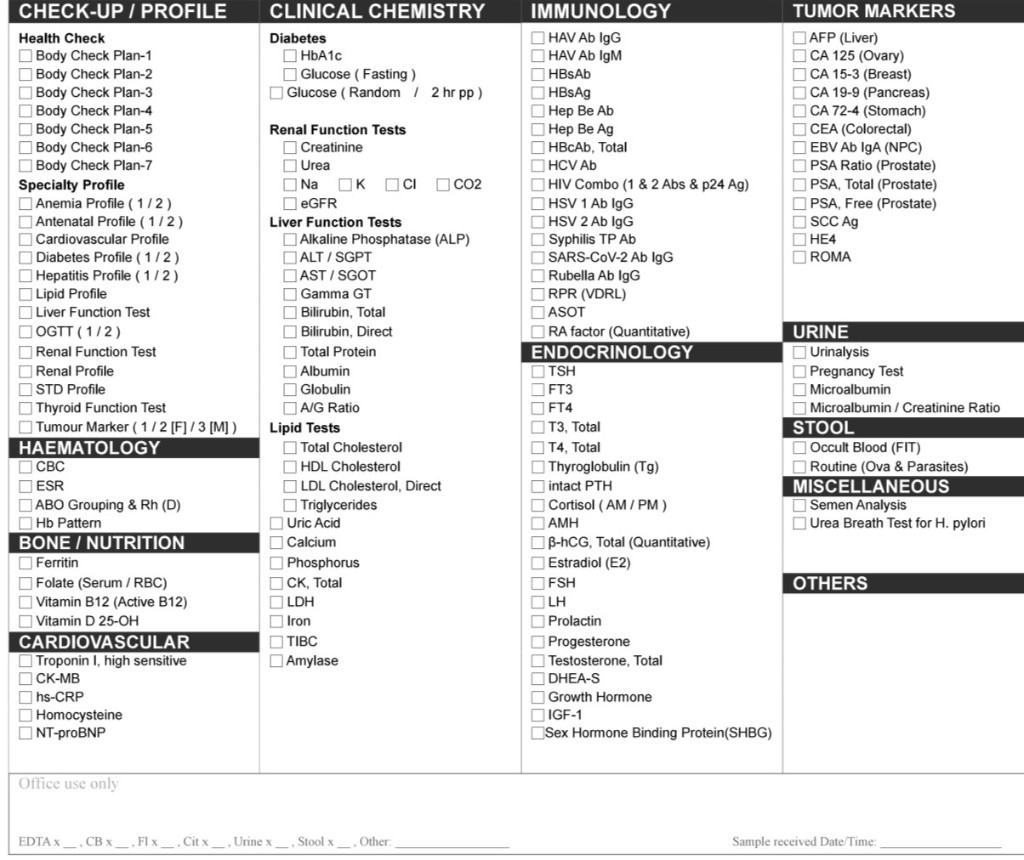
#> input picture block1/samples/lab_request_v0_blank.png, 1024 x 860 px
$ python crop_labform_pages.py ../block1/samples --out out.png
#> lines starting #> are read from the running program, lines starting #| are printed output that depends on the picture
#!/usr/bin/env python3
"""Crop the top of lab-form scans by **page-height ratio**, not DPI pixels.

Default: page is 29.5 cm tall, drop 10.5 cm → keep the bottom 19/29.5.
Works the same on small and large photos. Then check that
"Clinical Information" and a column header are still in the crop; if not,
the cut moves up.

    python3 -m pip install pillow numpy opencv-python-headless
    python3 crop_labform_pages.py /path/to/pages --out /path/to/cropped --debug
"""

from __future__ import annotations

import argparse
import json
from dataclasses import dataclass
from pathlib import Path

from PIL import Image, ImageDraw

SUFFIXES = {".png", ".jpg", ".jpeg", ".tif", ".tiff", ".bmp", ".webp"}
CM_PER_INCH = 2.54
PAGE_HEIGHT_CM = 29.5
DEFAULT_TOP_CM = 10.5

CLINICAL_PHRASES = ("Clinical Information", "CLINICAL INFORMATION", "INFORMATION")
HEADER_PHRASES = (
    "HAEMATOLOGY",
    "CHECK-UP",
    "PROFILE",
    "CLINICAL CHEMISTRY",
    "IMMUNOLOGY",
    "ENDOCRINOLOGY",
    "TUMOR MARKERS",
    "URINE",
)


@dataclass
class TokenHit:
    phrase: str
    score: float
    x: int
    y: int
    w: int
    h: int

    @property
    def y0(self) -> int:
        return self.y

    @property
    def y1(self) -> int:
        return self.y + self.h


def top_frac(top_cm: float, page_height_cm: float = PAGE_HEIGHT_CM) -> float:
    if page_height_cm <= 0:
        raise ValueError("page_height_cm must be positive")
    return float(top_cm) / float(page_height_cm)


def top_px_from_cm(
    height_px: int,
    top_cm: float,
    *,
    dpi: float | None = None,
    page_height_cm: float = PAGE_HEIGHT_CM,
) -> int:
    """Cut line in pixels. Default is a ratio of image height (photo-size safe).

    ``dpi`` is only used when the caller passes it explicitly. Embedded PNG
    dpi is ignored — it made 827px cuts on every 200-dpi file regardless of
    how tall the photo actually was.
    """
    if dpi and dpi > 1:
        return int(round(top_cm / CM_PER_INCH * dpi))
    return int(round(height_px * top_frac(top_cm, page_height_cm)))


def _cv2():
    import cv2
    import numpy as np

    return cv2, np


def locate_phrase(rgb, phrase: str, *, min_score: float = 0.38) -> TokenHit | None:
    """Best NCC of a Hershey rendering of ``phrase`` on an RGB page."""
    try:
        cv2, np = _cv2()
    except ImportError:
        return None
    arr = np.asarray(rgb)
    gray = cv2.cvtColor(arr, cv2.COLOR_RGB2GRAY) if arr.ndim == 3 else arr
    gh, gw = gray.shape[:2]
    if min(gh, gw) < 16:
        return None
    canvas = np.full((56, max(80, 18 * len(phrase) + 32)), 255, dtype=np.uint8)
    cv2.putText(canvas, phrase, (6, 38), cv2.FONT_HERSHEY_SIMPLEX, 0.72, 20, 1, cv2.LINE_AA)
    best: TokenHit | None = None
    for scale in (0.45, 0.6, 0.8, 1.0, 1.25, 1.6, 2.1):
        th, tw = max(10, int(canvas.shape[0] * scale)), max(16, int(canvas.shape[1] * scale))
        if th >= gh or tw >= gw:
            continue
        small = cv2.resize(canvas, (tw, th), interpolation=cv2.INTER_AREA)
        for work in (small, 255 - small):
            ncc = cv2.matchTemplate(
                gray.astype(np.float32), work.astype(np.float32), cv2.TM_CCOEFF_NORMED
            )
            if ncc.size == 0:
                continue
            score = float(ncc.max())
            if score < min_score:
                continue
            _, _, _, maxloc = cv2.minMaxLoc(ncc)
            hit = TokenHit(phrase=phrase, score=score, x=int(maxloc[0]), y=int(maxloc[1]), w=tw, h=th)
            if best is None or hit.score > best.score:
                best = hit
    return best


def locate_required(rgb) -> dict[str, TokenHit | None]:
    clinical = None
    for phrase in CLINICAL_PHRASES:
        hit = locate_phrase(rgb, phrase)
        if hit is not None and (clinical is None or hit.score > clinical.score):
            clinical = hit
    header = None
    for phrase in HEADER_PHRASES:
        hit = locate_phrase(rgb, phrase)
        if hit is not None and (header is None or hit.score > header.score):
            header = hit
    return {"clinical": clinical, "header": header}


def safe_top_px(hits: dict[str, TokenHit | None], *, pad: int = 8) -> int | None:
    """Highest cut that still keeps clinical-info + a column header intact."""
    keep: list[int] = []
    for key in ("clinical", "header"):
        hit = hits.get(key)
        if hit is not None:
            keep.append(max(0, hit.y0 - pad))
    if not keep:
        return None
    return min(keep)


def evaluate_crop(rgb_crop, *, min_score: float = 0.38) -> dict:
    hits = locate_required(rgb_crop)
    clinical = hits["clinical"]
    header = hits["header"]
    clinical_ok = clinical is not None and clinical.score >= min_score and clinical.y0 >= 0
    header_ok = header is not None and header.score >= min_score and header.y0 >= 0
    return {
        "clinical_information": clinical_ok,
        "column_headers": header_ok,
        "ok": bool(clinical_ok and header_ok),
        "clinical": None
        if clinical is None
        else {"phrase": clinical.phrase, "score": round(clinical.score, 3), "y": clinical.y0},
        "header": None
        if header is None
        else {"phrase": header.phrase, "score": round(header.score, 3), "y": header.y0},
    }


def plan_crop(
    im: Image.Image,
    *,
    top_cm: float = DEFAULT_TOP_CM,
    dpi: float | None = None,
    page_height_cm: float = PAGE_HEIGHT_CM,
    pad: int = 8,
) -> dict:
    w, h = im.size
    frac = top_frac(top_cm, page_height_cm)
    proposed = min(h - 1, max(0, top_px_from_cm(h, top_cm, dpi=dpi, page_height_cm=page_height_cm)))
    hits = locate_required(im)
    safe = safe_top_px(hits, pad=pad)
    y0 = proposed
    adjusted = False
    reason = "top_cm"
    if safe is not None and proposed > safe:
        y0 = safe
        adjusted = True
        reason = "pulled_up_to_keep_labels"
    crop = im.crop((0, y0, w, h))
    eval_after = evaluate_crop(crop)
    return {
        "proposed_top_px": proposed,
        "top_px": y0,
        "top_frac": round(frac, 4),
        "adjusted": adjusted,
        "reason": reason,
        "safe_top_px": safe,
        "page": [w, h],
        "eval": eval_after,
        "hits_before": {
            k: None
            if v is None
            else {"phrase": v.phrase, "score": round(v.score, 3), "y": v.y0}
            for k, v in hits.items()
        },
    }


def _draw_cut_guide(im: Image.Image, y0: int) -> Image.Image:
    """Full page with the discarded top washed red so it cannot look like the crop."""
    vis = im.copy().convert("RGBA")
    w, h = vis.size
    veil = Image.new("RGBA", (w, max(1, y0)), (220, 40, 40, 140))
    vis.paste(veil, (0, 0), veil)
    draw = ImageDraw.Draw(vis)
    draw.line((0, y0, w, y0), fill=(255, 128, 0, 255), width=8)
    draw.rectangle((0, y0, w - 1, h - 1), outline=(255, 128, 0, 255), width=6)
    caption = f"REMOVED {y0}px  |  KEEP below  |  crop is the other PNG, not this guide"
    draw.rectangle((8, 8, min(w - 8, 8 + 7 * len(caption)), 36), fill=(0, 0, 0, 180))
    draw.text((14, 14), caption, fill=(255, 255, 255, 255))
    return vis.convert("RGB")


def crop_one(
    path: Path,
    out_dir: Path,
    *,
    top_cm: float,
    dpi: float | None,
    page_height_cm: float,
    debug: bool,
) -> dict:
    im = Image.open(path).convert("RGB")
    plan = plan_crop(im, top_cm=top_cm, dpi=dpi, page_height_cm=page_height_cm)
    w, h = im.size
    y0 = int(plan["top_px"])
    cropped = im.crop((0, y0, w, h))
    if cropped.size[1] == h:
        raise RuntimeError(f"crop did not change height ({w}x{h}); top_px={y0}")
    dest = out_dir / f"{path.stem}.png"
    cropped.save(dest)
    if debug:
        (out_dir / "debug").mkdir(parents=True, exist_ok=True)
        _draw_cut_guide(im, y0).save(out_dir / "debug" / f"{path.stem}_GUIDE_fullpage.png")
    row = {
        "doc_id": path.stem,
        "path": dest.name,
        "input_size": [w, h],
        "output_size": [cropped.size[0], cropped.size[1]],
        **plan,
    }
    status = "ok" if plan["eval"]["ok"] else "eval_failed"
    frac = plan.get("top_frac") or top_frac(top_cm, page_height_cm)
    print(
        f"{status} {dest}  {w}x{h} → {cropped.size[0]}x{cropped.size[1]}  "
        f"removed top {y0}px = {frac:.1%} of height "
        f"({top_cm}/{page_height_cm} cm"
        f"{', pulled up' if plan['adjusted'] else ''})  "
        f"clinical={plan['eval']['clinical_information']} "
        f"headers={plan['eval']['column_headers']}"
    )
    print(f"  open the cropped file, not debug/: {dest}")
    return row


def collect(src: Path) -> list[Path]:
    if src.is_file() and src.suffix.lower() in SUFFIXES:
        return [src]
    if src.is_dir():
        return sorted(p for p in src.iterdir() if p.is_file() and p.suffix.lower() in SUFFIXES)
    raise SystemExit(f"Not a folder or image: {src}")


def main() -> int:
    p = argparse.ArgumentParser(description=__doc__)
    p.add_argument("inputs", type=Path, help="Folder of PNG/JPG pages, or one image")
    p.add_argument("--out", type=Path, required=True)
    p.add_argument("--top-cm", type=float, default=DEFAULT_TOP_CM, dest="top_cm")
    p.add_argument(
        "--page-height-cm",
        type=float,
        default=PAGE_HEIGHT_CM,
        dest="page_height_cm",
        help="Physical page height used only to form the ratio (default 29.5)",
    )
    p.add_argument("--dpi", type=float, default=None, help="Optional; ignore photo height and cut by DPI pixels")
    p.add_argument("--debug", action="store_true")
    args = p.parse_args()
    files = collect(args.inputs)
    if not files:
        raise SystemExit(f"No images in {args.inputs}")
    args.out.mkdir(parents=True, exist_ok=True)
    rows = [
        crop_one(
            path,
            args.out,
            top_cm=args.top_cm,
            dpi=args.dpi,
            page_height_cm=args.page_height_cm,
            debug=args.debug,
        )
        for path in files
    ]
#> in crop_one, im is the input picture: PIL image 1024x860 RGB; min 0, max 255, mean 230.5
#> in plan_crop, `hits = locate_required(im)`: hits = 2 items
#> after the loop in safe_top_px, `for key in ("clinical", "header"):`: keep = [694, 542]
#> in plan_crop, `safe = safe_top_px(hits, pad=pad)`: safe = 542
#> in plan_crop, `crop = im.crop((0, y0, w, h))`:
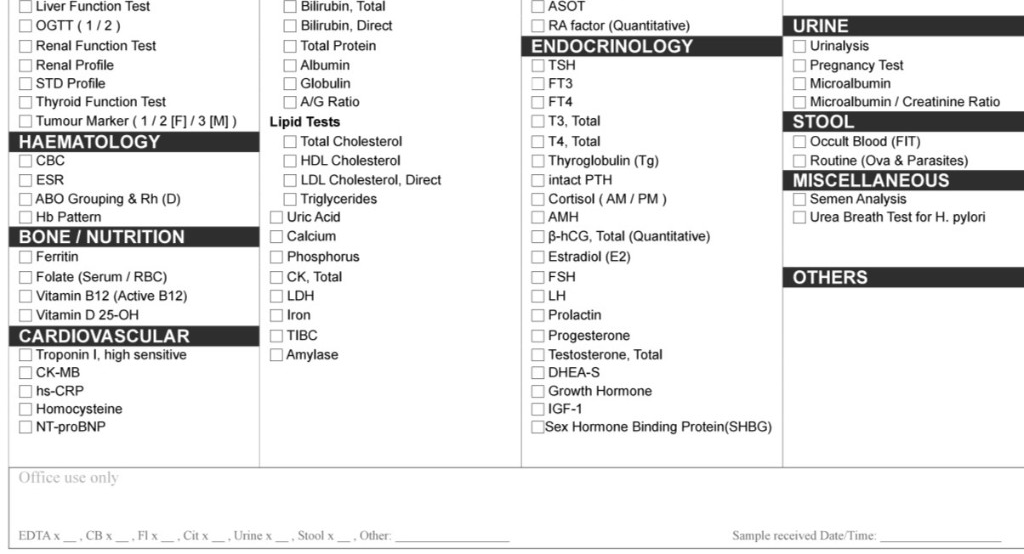
#> crop: PIL image 1024x554 RGB; min 1, max 255, mean 232.3
#> in evaluate_crop, `hits = locate_required(rgb_crop)`: hits = 2 items
#> in evaluate_crop, `clinical_ok = clinical is not None and clinical.score >= min_score and..`: clinical_ok = True
#> in plan_crop, `eval_after = evaluate_crop(crop)`: eval_after = 5 items
#> in crop_one, `plan = plan_crop(im, top_cm=top_cm, dpi=dpi, page_height_cm=page_heigh..`: plan = 9 items
#> in crop_one, `y0 = int(plan["top_px"])`: y0 = 306
#> in crop_one, `status = "ok" if plan["eval"]["ok"] else "eval_failed"`: status = 'ok'
#> in crop_one, `frac = plan.get("top_frac") or top_frac(top_cm, page_height_cm)`: frac = 0.356
#| ok out.png/lab_request_v0_blank.png  1024x860 → 1024x554  removed top 306px = 35.6% of height (10.5/29.5 cm)  clinical=True headers=True
#> rows = 1 item
    manifest = {
        "top_cm": args.top_cm,
        "page_height_cm": args.page_height_cm,
        "top_frac": top_frac(args.top_cm, args.page_height_cm),
        "total": len(rows),
        "ok": sum(1 for r in rows if r["eval"]["ok"]),
        "documents": rows,
    }
    (args.out / "crop_eval.json").write_text(json.dumps(manifest, indent=2), encoding="utf-8")
    print(f"done: {manifest['ok']}/{manifest['total']} passed label check → {args.out}")
#| done: 1/1 passed label check → out.png
    failed = [r["doc_id"] for r in rows if not r["eval"]["ok"]]
#> failed = []
    if failed:
        print("eval_failed:", ", ".join(failed))
    return 0


if __name__ == "__main__":
    raise SystemExit(main())
#> (the program exits here)
